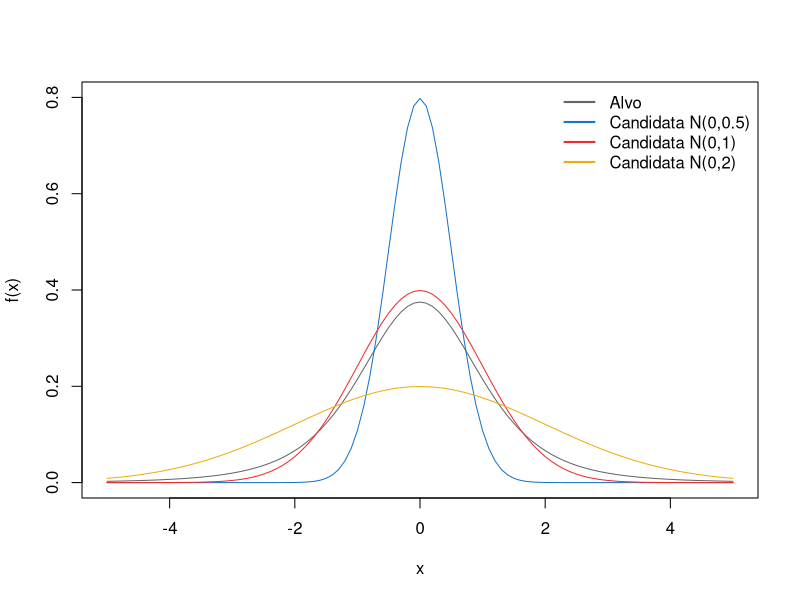
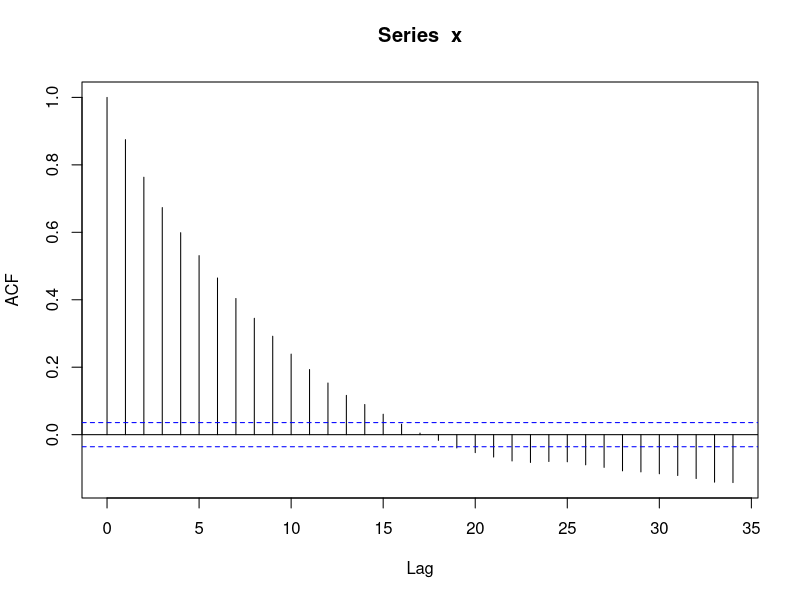
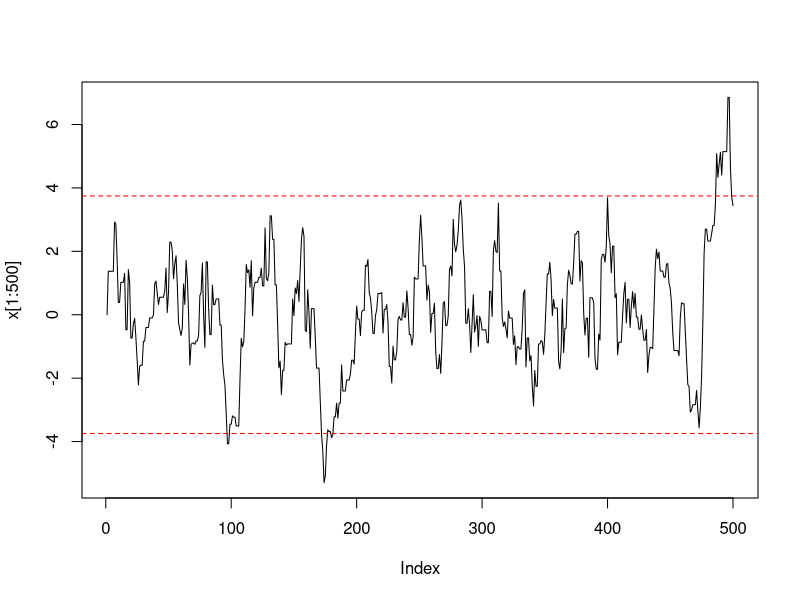
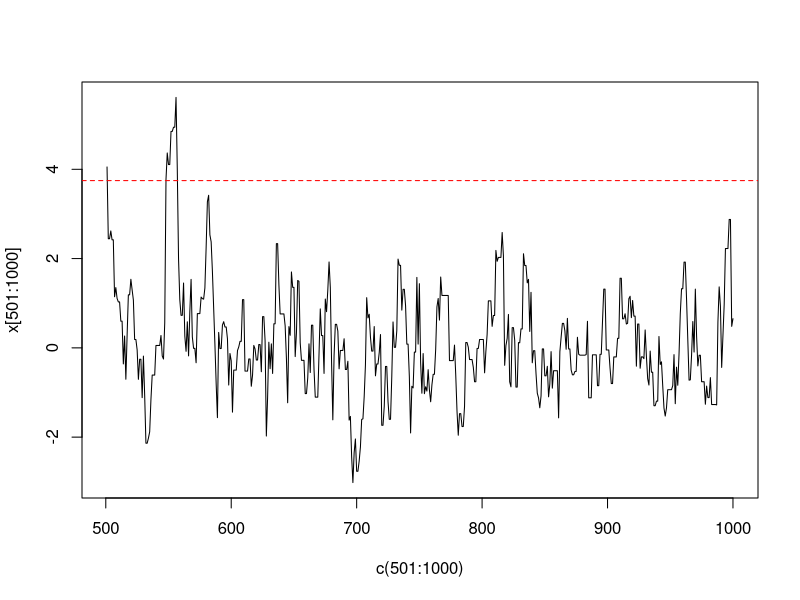
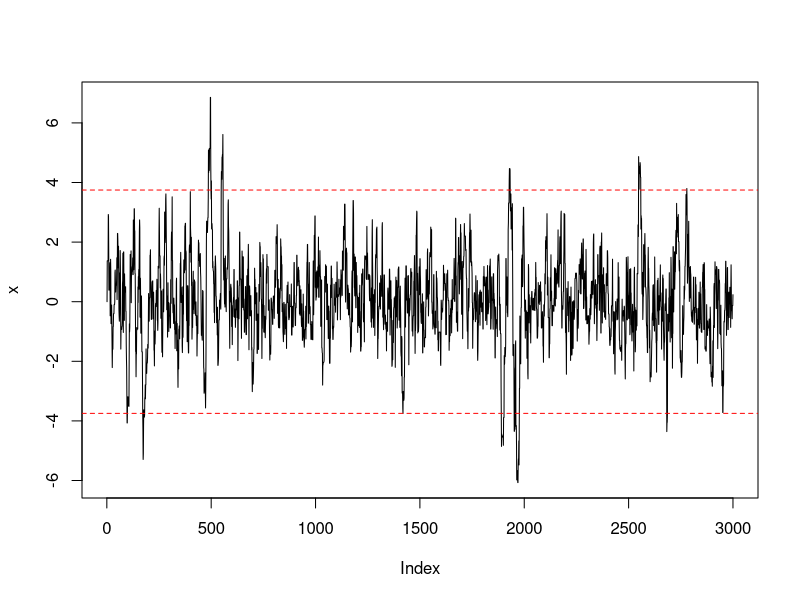
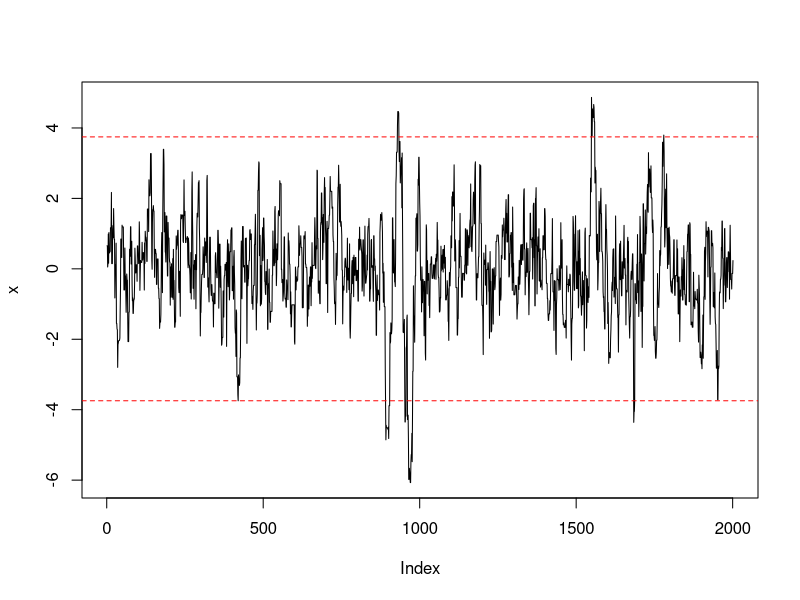
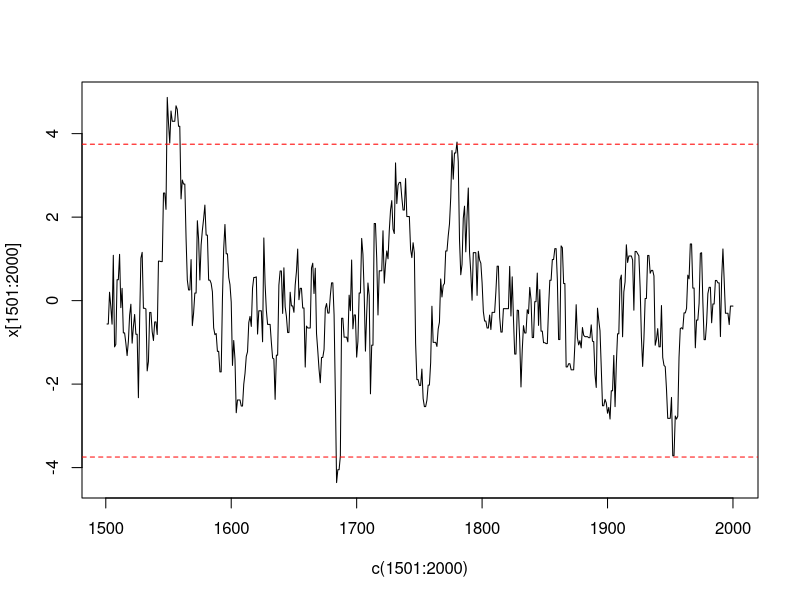
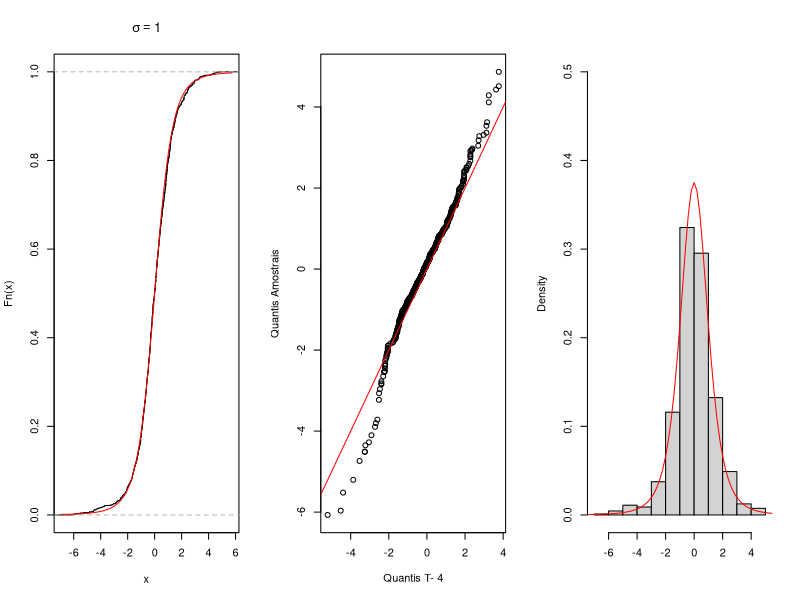

Reproduce these figures in R, in order.
## ---- chunk 1
knitr::opts_chunk$set(echo = TRUE)
library(stringr)

## ---- chunk 2
# os NPA seguem uma distribuição t de Student com 4 graus de liberdade, T(v=4):
f <- function(x, v = 4) {
    dt(x, df = v)
} # distribuição principal; para cada valor gerado com a N(0,sigma), será criada uma T(4) # nolint
#v <- 4 # parâmetro v da t-Student, valor fixo # nolint

# colors
cols <- c("gray40", "dodgerblue3", "firebrick2", "darkgoldenrod2")
# Gráfico com as curvas de densidade sobrepostas:
curve(f, -5, 5, ylim =c(0,0.8), col=cols[1], lwd=1)
curve(dnorm(x, sd=0.5), -5, 5, add=T, col=cols[2], lwd=1)
curve(dnorm(x), -5, 5, add=T, col=cols[3], lwd=1)
curve(dnorm(x, sd=2), -5, 5, add=T, col=cols[4], lwd=1)
legend("topright", 
       legend=c("Alvo", "Candidata N(0,0.5)", "Candidata N(0,1)", "Candidata N(0,2)"), 
       col=cols,
       lty = 1, lwd=2, bty = "n")
## ---- chunk 3

# Para o problema em questão, o seguinte é o conhecido:

# N <- 2000 # pretende-se gerar 2000 NPA
# a geração dos NPA terá de ser feita via um passeio aleatório


# distribuição candidata: Normal-padrão, i.e. N(0,1); outras distribuições candidatas para considerar: N(0, sigma), com sigma a assumir valores por nós designados # nolint
#g <- function(x, mean_g = 0, sigma_g = 1) {
#    dnorm(x, mean = mean_g, sd = sigma_g) # nolint
#} # distribuição candidata: Normal com média fixa em zero e desvio-padrão editável # nolint
#sigma <- 1 # começamos com uma Normal-padrão, valor editável # nolint

# para todas as situações, o valor inicial será zero

tst_random_walk <- function(N = 3000, v=4, mean_g = 0, sigma_g = 1, start = 0) {
    set.seed(42)
    x <- numeric(N) # vector de zeros, de dimensão N
    x[1] <- start # definimos valor inicial no vector; valor fixo
    k <- 0
    for (i in 2:N) {
        # geração de um NPA de acordo com a distribuição candidata # nolint
        z <- rnorm(n = 1, mean_g, sigma_g) 
        y <- x[i - 1] + z
        alpha <- min(f(y, v) / f(x[i - 1], v), 1)
        u <- runif(1)
        if (u <= alpha) { # cálculo da aceitação dos valores gerados
            x[i] <- y
            k <- k + 1     # contagem dos aceites
        } else {
            x[i] <- x[i - 1]
        }
    }
    
    par(mfrow = c(1, 1))

    acf(x)

    refline <- qt(c(.01, .99), df = v)

    
    plot(x[1:500], type = "l")
    abline(h = refline, lty=2, col="red")
    plot(c(501:1000), x[501:1000], type = "l")
    abline(h = refline, lty=2, col="red")

    plot(x, type = "l")
    abline(h = refline, lty=2, col="red")
    
    # manter só os npa gerados depois do Burn in
    from <- length(x)-2000
    to <- length(x)
    x <- x[from:to]
    
    plot(x, type = "l")
    abline(h = refline, lty=2, col="red")

    plot(c(1501:2000), x[1501:2000], type = "l")
    abline(h = refline, lty=2, col="red")
    

    print("Taxa de aceitação: ")
    print(k / N)
    par(mfrow = c(1, 3))
    plot(ecdf(x), main = bquote(sigma==.(sigma_g)))
    curve(pt(x, v), add = TRUE, col = "red")
    
    
    qqplot(qt(x, v), x, main="", xlab=bquote("Quantis T-"~.(v)), ylab="Quantis Amostrais")
    abline(0, 1,col="red")
    
    hist(x, main="", xlab="", freq=FALSE, ylim=c(0,0.5))
    curve(f, -10, 10, add = T, col="red")
}
## ---- chunk 4
tst_random_walk()

## ---- chunk 5
tst_random_walk(sigma_g = 0.5)

## ---- chunk 6
tst_random_walk(sigma_g = 2)

## ---- chunk 7
tst_random_walk(sigma_g = 10)

